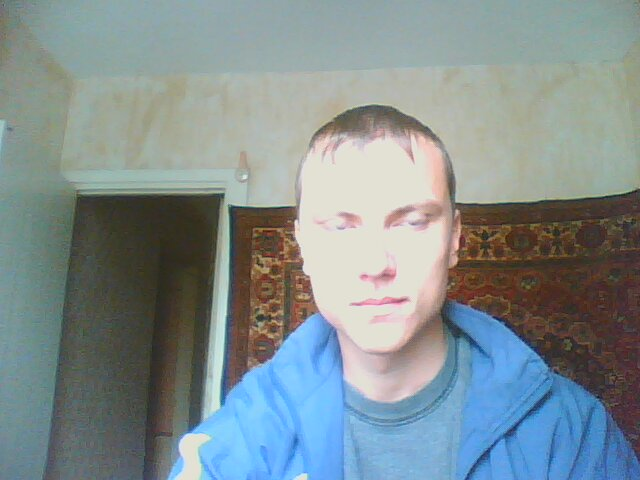
#> input picture 1.jpg, 640 x 480 px
$ python SceneCalculator.py 1.jpg   (Python 2 division)
#> lines starting #> are read from the running program, lines starting #| are printed output that depends on the picture
### Processing/ImagesProcessor.py
import cv2
import numpy as np
from datetime import datetime
from ImageDescriber import ImageDescriber
from MatcherDescribedImages import MatcherDescribedImages

class ImagesProcessor:
    def __init__(self, img1, img2):
        self.img1 = img1
        self.img2 = img2
        self.mtcDcrImg = None

    # [33 lines left out: function getMatchedPicture, not called in this run]

    def ProcessImages(self, withTimeInfo = False):
        surf = cv2.SURF(1000)

        if withTimeInfo:
            startTime = datetime.now()
            print "startTime:", startTime

        imgDcr1 = ImageDescriber(self.img1, surf)
        imgDcr2 = ImageDescriber(self.img2, surf)

        self.mtcDcrImg = MatcherDescribedImages(imgDcr1, imgDcr2)
        self.mtcDcrImg.match()

        if withTimeInfo:
            finishTime = datetime.now()
            print "finished: ", finishTime
            duration = finishTime - startTime
            print "duration: ", duration

    # [4 lines left out: function getMatchedPoints, not called in this run]

### SceneCalculator.py
import cv2
import imp
#ImagesProcessor = imp.load_source("ImagesProcessor", "./Processing/ImagesProcessor.py")
from Processing.ImagesProcessor import ImagesProcessor
from  Restoration.SceneRestorator import SceneRestorator
from Visualisation.Triangulation import Triangulation

help_message = '''SURF image match

USAGE: findobj.py [ <image1> <image2> ]
'''

if __name__ == '__main__':
    import sys
    try: fn1, fn2 = sys.argv[1:3]
    except:
        fn1 = "./1.jpg"
        fn2 = "./2.jpg"
#    print help_message
    img1 = cv2.imread(fn1, 0)
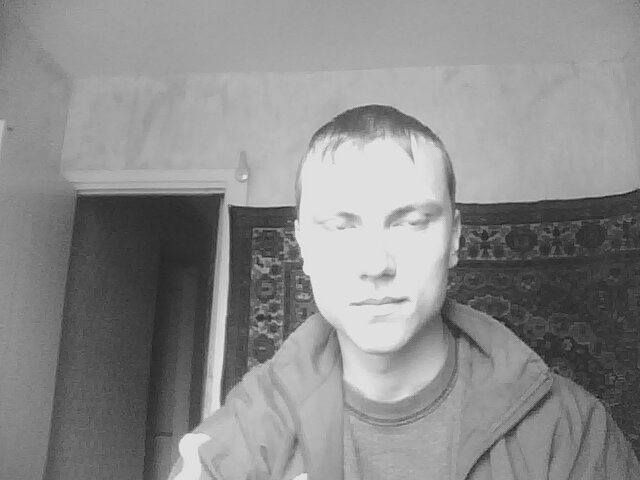
#> img1: shape (480, 640); min 23, max 236, mean 139
    img2 = cv2.imread(fn2, 0)
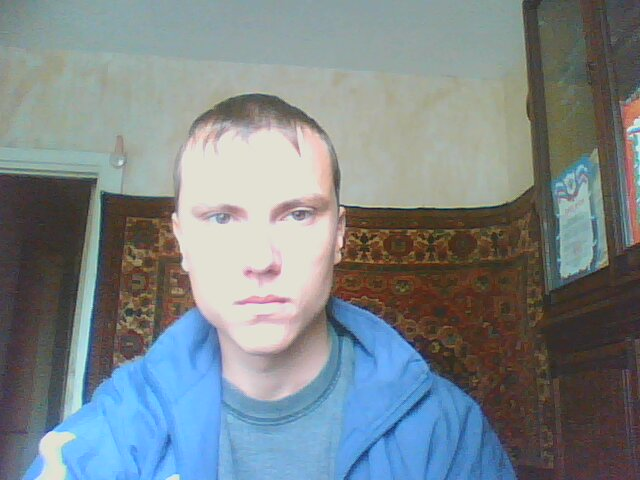
#> input picture 2.jpg, 640 x 480 px
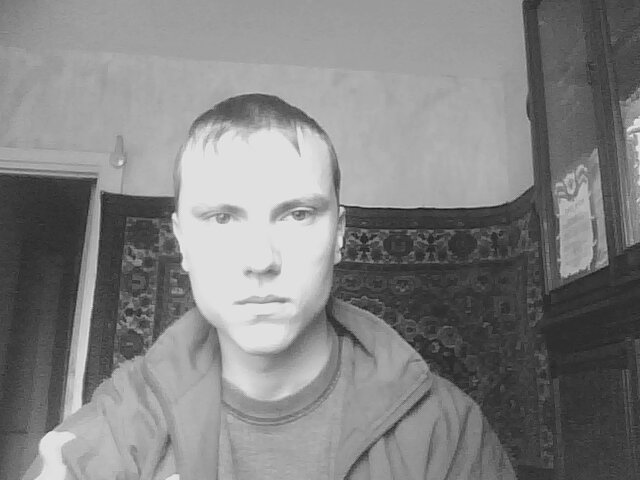
#> img2: shape (480, 640); min 22, max 235, mean 130.5

    imgPcr = ImagesProcessor(img1, img2)
    imgPcr.ProcessImages()
#> (the run stopped early here; a loop or call above may not have finished)
